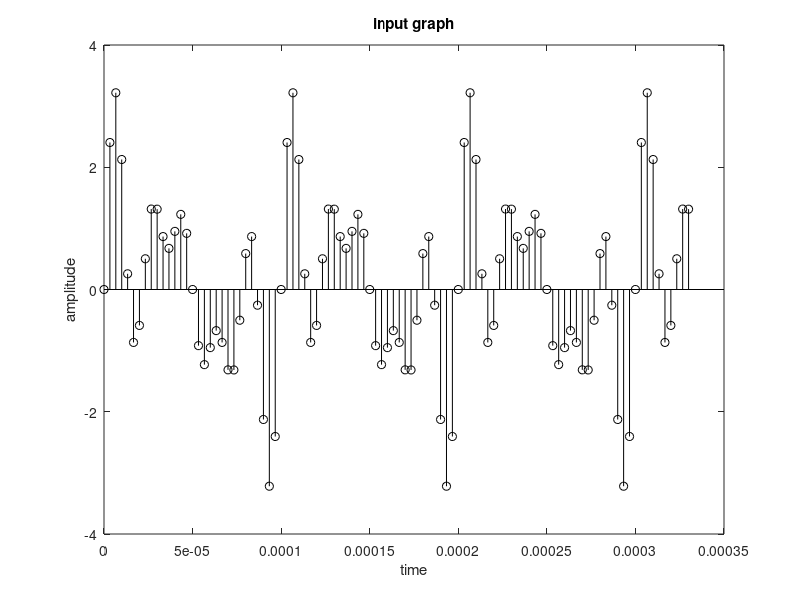
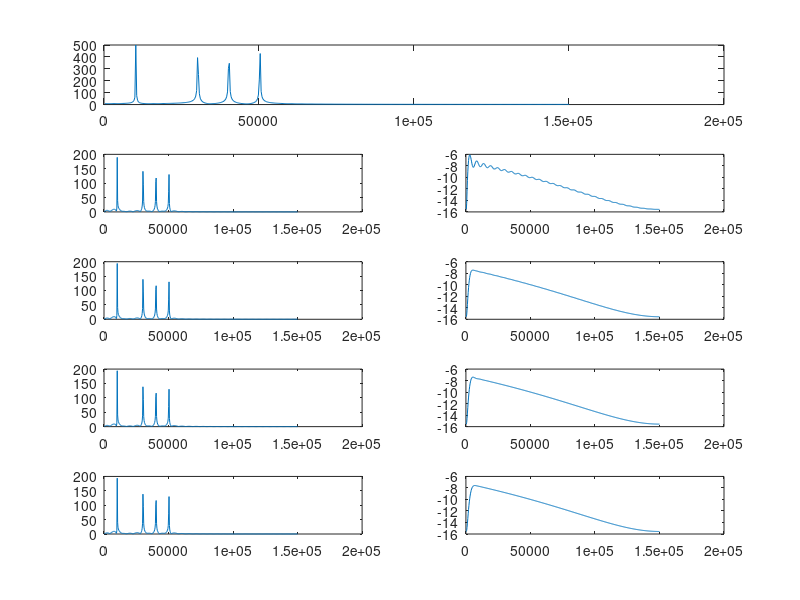

MATLAB code for these plots, in order:
% Design of FIR filter%

clc;
clear all;
close all;

Fl1=30000;
Fl2=40000;
Fl3=50000;
Fl4=10000;

F1=20000;
F2=45000;
Fs=300000;

Wc1=2*pi*(F1/Fs);
Wc2=2*pi*(F2/Fs);
t=0:1/(Fs):0.1;

x=sin(2*pi*Fl1*t)+sin(2*pi*Fl2*t)+sin(2*pi*Fl3*t)+sin(2*pi*Fl4*t);
%displaying the input image:
M=111;
figure;
stem(t(1:100),x(1:100),'k');
xlabel('time');
ylabel('amplitude');
title('input graph');
D=1024;

dft_x=fft(x,D);
for i=1:(D/2)
    fr(i)=i*(Fs/D);
end

figure;
subplot(5,2,[1,2]);
plot(fr,abs(dft_x(1:D/2)));

for n= -(M-1)/2 : (M-1)/2
    if n==0
        hd(n+ (M+1)/2)=(Wc2-Wc1)/pi;
    else 
        hd(n+(M+1)/2)=(sin(Wc2)-sin(Wc1))/(pi*n);
    end
end

for n=-(M-1)/2 :(M-1)/2
    Wn(n + (M+1)/2)=1;
end

for n= -(M-1)/2: (M-1)/2
    Wnh(n + (M+1)/2)= 0.54+ 0.46 * cos((2*pi*n)/(M-1));
end

% Hanning
for n=-(M-1)/2:(M-1)/2
   Wha(n+((M+1)/2))=(1/2)*(1+cos(2*pi*n/(M-1)));
end
%black man
for n=-(M-1)/2:(M-1)/2
   Whb(n+((M+1)/2))=0.42+0.5*cos(2*pi*n/(M-1))+0.08*cos(4*pi*n/(M-1));
end

h=hd.*Wn;
y=filter(h,1,x);
fft_y=fft(y,D);
subplot(5,2,3);
plot(fr,abs(fft_y(1:D/2)));
h1=freqz(h,1,D/2);
subplot(5,2,4);
plot(fr,20*log10(abs(h1)));


h=hd.*Wnh;
y=filter(h,1,x);
fft_y=fft(y,D);
subplot(5,2,5);
plot(fr,abs(fft_y(1:D/2)));
h1=freqz(h,1,D/2);
subplot(5,2,6);
plot(fr,20*log10(abs(h1)));

h=hd.*Wha;
y=filter(h,1,x);
fft_y=fft(y,D);
subplot(5,2,7);
plot(fr,abs(fft_y(1:D/2)));
h1=freqz(h,1,D/2);
subplot(5,2,8);
plot(fr,20*log10(abs(h1)));


h=hd.*Whb;
y=filter(h,1,x);
fft_y=fft(y,D);
subplot(5,2,9);
plot(fr,abs(fft_y(1:D/2)));
h1=freqz(h,1,D/2);
subplot(5,2,10);
plot(fr,20*log10(abs(h1)));





